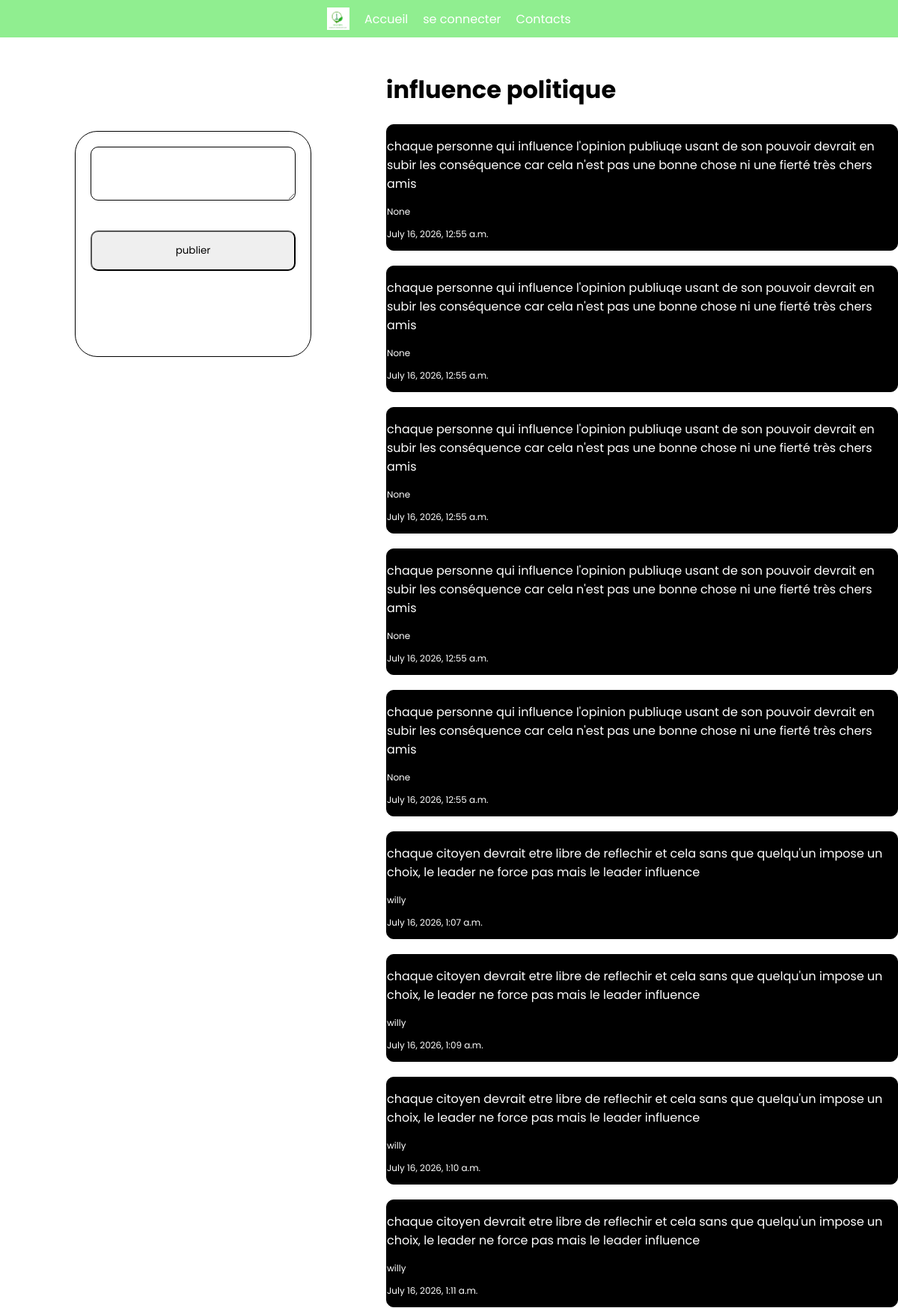
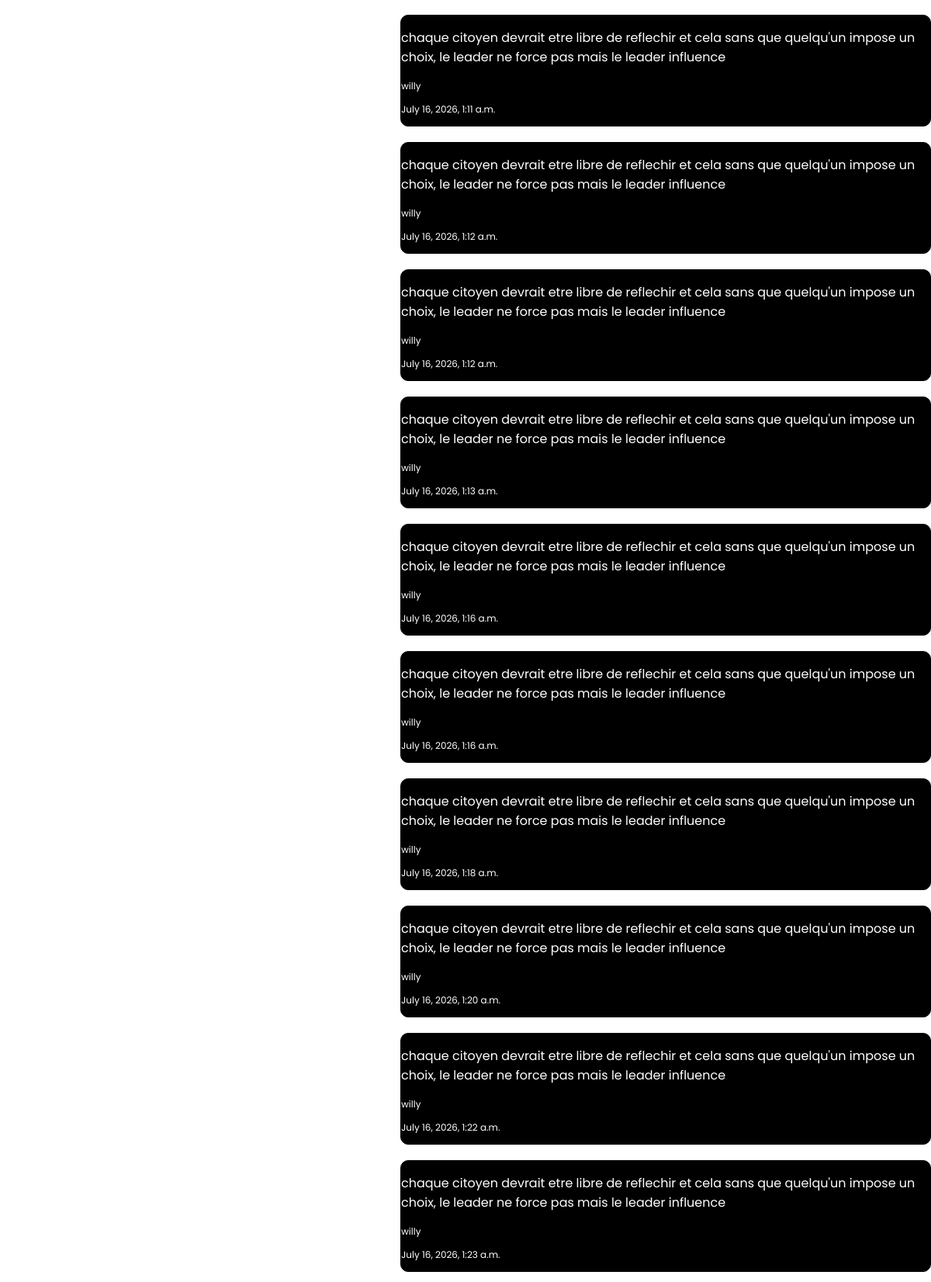
The page /forum/participer/5/ (signed in, upper part) on the database its author committed (2 pictures, top to bottom).
### forum/models.py (models this page shows, shortened)
class Discussion(models.Model):
    sujet = models.CharField(max_length=255)
    def __str__(self):
        return f'{self.sujet}'

class Reponse(models.Model):
    Sujet = models.ForeignKey(Discussion, on_delete=models.CASCADE)
    commentaire = models.TextField()
    author = models.ForeignKey(User, on_delete=models.CASCADE, null=True)
    date_published = models.DateTimeField(auto_now_add=True, null=True)

### user/models.py (models this page shows)
class User(AbstractUser):
    numero = models.CharField(max_length=255, blank=True, null=True)

### forum/views.py (the view)
# urls.py: path('participer/<int:pk>/', views.Lirecommentaire, name="repondre"),
def Lirecommentaire(request, pk):
    discu1 = Discussion.objects.get(id=pk)
    context = {
        'reponse':Reponse.objects.filter(Sujet=discu1).all(),
        'Discussion':Discussion.objects.get(id=pk)
    }
    user1 = User.objects.filter(username=request.user).get()
    if request.method == 'POST':
        commentaire = request.POST.get('commentaire')
        Reponse.objects.create(Sujet=discu1, commentaire=commentaire, author=user1).save()
    return render(request, 'reponse.html', context)

### templates/reponse.html (shortened to what this page needs)
{% extends 'base.html' %}
{% load static %}
{% block content %}
    <div class="page">
            <div class="aside">
                <form action="{% url 'repondre' Discussion.pk %}" method="post" class="form">
                    <textarea name="commentaire" class="input">
                    </textarea>
                    <input type="submit" value="publier">
                </form>
            </div>
            <div class="fil">
                <h1> {{ Discussion.sujet }} </h1>
                {% for rep in reponse %}
                    <div class="reponse">
                        <p>{{ rep.commentaire }}</p>
                        <div>
                        <p style="font-size: 12px;">{{ rep.author }}</p>
                        <p style="font-size: 12px;"> {{ rep.date_published }} </p>
                    </div>
                    </div>
                {% endfor %}
            </div>
    </div>
{% endblock %}

### static/style.css (style rules this page uses)
html { width: 100%; height: 100%; }
body { width: 100%; height: 100%; margin: 0; }
* { font-family: Poppins, sans-serif; font-family: 24px; }
.input { padding: 15px; margin: 20px; border-radius: 10px; border: solid 1px #000; }
.page { display: flex; }
.reponse { border: #000 solid 1px; background-color: #000; color: #fff; border-radius: 10px; margin-top: 20px; max-width: auto; }

### rows shown on the page
Discussion: sujet "influence politique"
Reponse: commentaire "chaque personne qui influence l'opinion publiuqe usant de son pouvoir devrait en subir les conséquence car cela n'est pas une bonne chose ni une fierté très chers amis", author "None", date_published "July 16, 2026, 12:55 a.m."
Reponse: commentaire "chaque personne qui influence l'opinion publiuqe usant de son pouvoir devrait en subir les conséquence car cela n'est pas une bonne chose ni une fierté très chers amis", author "None", date_published "July 16, 2026, 12:55 a.m."
Reponse: commentaire "chaque personne qui influence l'opinion publiuqe usant de son pouvoir devrait en subir les conséquence car cela n'est pas une bonne chose ni une fierté très chers amis", author "None", date_published "July 16, 2026, 12:55 a.m."
Reponse: commentaire "chaque personne qui influence l'opinion publiuqe usant de son pouvoir devrait en subir les conséquence car cela n'est pas une bonne chose ni une fierté très chers amis", author "None", date_published "July 16, 2026, 12:55 a.m."
Reponse: commentaire "chaque personne qui influence l'opinion publiuqe usant de son pouvoir devrait en subir les conséquence car cela n'est pas une bonne chose ni une fierté très chers amis", author "None", date_published "July 16, 2026, 12:55 a.m."
Reponse: commentaire "chaque citoyen devrait etre libre de reflechir et cela sans que quelqu'un impose un choix, le leader ne force pas mais le leader influence", author "willy", date_published "July 16, 2026, 1:07 a.m."
Reponse: commentaire "chaque citoyen devrait etre libre de reflechir et cela sans que quelqu'un impose un choix, le leader ne force pas mais le leader influence", author "willy", date_published "July 16, 2026, 1:09 a.m."
Reponse: commentaire "chaque citoyen devrait etre libre de reflechir et cela sans que quelqu'un impose un choix, le leader ne force pas mais le leader influence", author "willy", date_published "July 16, 2026, 1:10 a.m."
Reponse: commentaire "chaque citoyen devrait etre libre de reflechir et cela sans que quelqu'un impose un choix, le leader ne force pas mais le leader influence", author "willy", date_published "July 16, 2026, 1:11 a.m."
Reponse: commentaire "chaque citoyen devrait etre libre de reflechir et cela sans que quelqu'un impose un choix, le leader ne force pas mais le leader influence", author "willy", date_published "July 16, 2026, 1:11 a.m."
Reponse: commentaire "chaque citoyen devrait etre libre de reflechir et cela sans que quelqu'un impose un choix, le leader ne force pas mais le leader influence", author "willy", date_published "July 16, 2026, 1:12 a.m."
Reponse: commentaire "chaque citoyen devrait etre libre de reflechir et cela sans que quelqu'un impose un choix, le leader ne force pas mais le leader influence", author "willy", date_published "July 16, 2026, 1:12 a.m."
Reponse: commentaire "chaque citoyen devrait etre libre de reflechir et cela sans que quelqu'un impose un choix, le leader ne force pas mais le leader influence", author "willy", date_published "July 16, 2026, 1:13 a.m."
Reponse: commentaire "chaque citoyen devrait etre libre de reflechir et cela sans que quelqu'un impose un choix, le leader ne force pas mais le leader influence", author "willy", date_published "July 16, 2026, 1:16 a.m."
Reponse: commentaire "chaque citoyen devrait etre libre de reflechir et cela sans que quelqu'un impose un choix, le leader ne force pas mais le leader influence", author "willy", date_published "July 16, 2026, 1:16 a.m."
Reponse: commentaire "chaque citoyen devrait etre libre de reflechir et cela sans que quelqu'un impose un choix, le leader ne force pas mais le leader influence", author "willy", date_published "July 16, 2026, 1:18 a.m."
Reponse: commentaire "chaque citoyen devrait etre libre de reflechir et cela sans que quelqu'un impose un choix, le leader ne force pas mais le leader influence", author "willy", date_published "July 16, 2026, 1:20 a.m."
Reponse: commentaire "chaque citoyen devrait etre libre de reflechir et cela sans que quelqu'un impose un choix, le leader ne force pas mais le leader influence", author "willy", date_published "July 16, 2026, 1:22 a.m."
Reponse: commentaire "chaque citoyen devrait etre libre de reflechir et cela sans que quelqu'un impose un choix, le leader ne force pas mais le leader influence", author "willy", date_published "July 16, 2026, 1:23 a.m."
